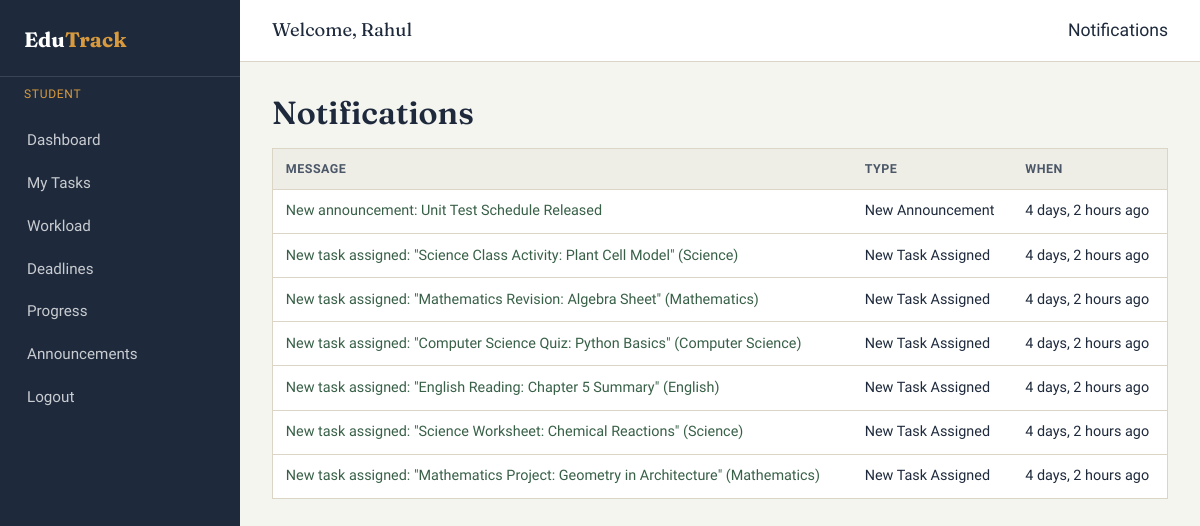
Page /notifications/ (signed in) on the earlier database version.
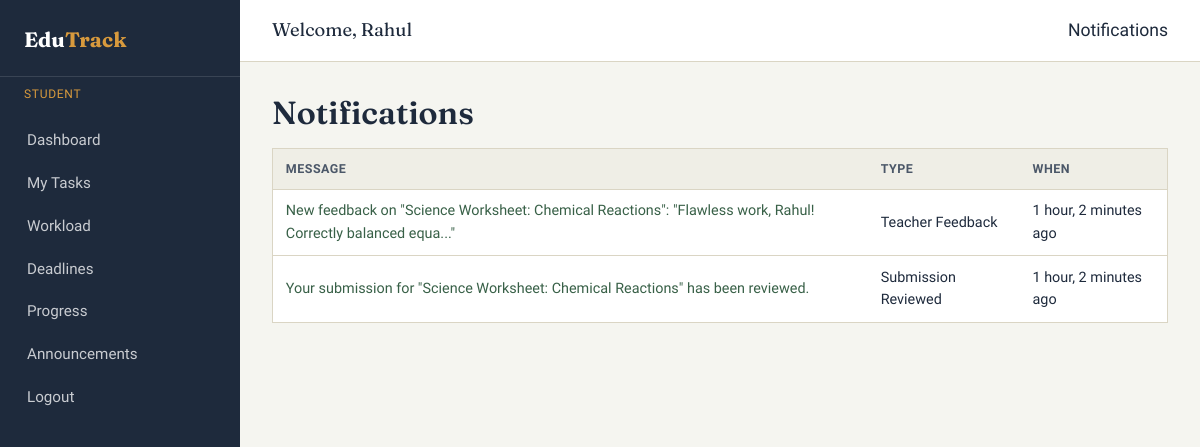
Same page on the later database version.
### notifications/models.py (models this page shows, shortened)
class Notification(models.Model):
    user = models.ForeignKey(User, on_delete=models.CASCADE, related_name='notifications')
    notification_type = models.CharField(max_length=30, choices=NOTIFICATION_TYPES)
    message = models.CharField(max_length=255)
    link = models.CharField(max_length=255, blank=True)
    is_read = models.BooleanField(default=False)
    created_at = models.DateTimeField(auto_now_add=True)
    class Meta:
        ordering = ['-created_at']

### notifications/views.py (the view)
# urls.py: path('', views.notification_list, name='notification_list'),
def notification_list(request):
    notifications = Notification.objects.filter(user=request.user)
    notifications.filter(is_read=False).update(is_read=True)
    return render(request, 'notifications/notification_list.html', {'notifications': notifications})

### notifications/context_processors.py (called while the page is built)
def notifications_processor(request):
    if request.user.is_authenticated:
        from notifications.models import Notification
        qs = Notification.objects.filter(user=request.user)
        return {
            'nav_unread_count': qs.filter(is_read=False).count(),
            'nav_recent_notifications': qs[:6],
        }
    return {'nav_unread_count': 0, 'nav_recent_notifications': []}

### notifications/templates/notifications/notification_list.html (shortened to what this page needs)
{% extends "base.html" %}
{% block content %}
<h1>Notifications</h1>
<div class="table-wrap">
<table>
  <thead><tr><th>Message</th><th>Type</th><th>When</th></tr></thead>
  <tbody>
  {% for n in notifications %}
    <tr>
      <td>{% if n.link %}<a href="{{ n.link }}">{{ n.message }}</a>{% else %}{{ n.message }}{% endif %}</td>
      <td>{{ n.get_notification_type_display }}</td>
      <td>{{ n.created_at|timesince }} ago</td>
    </tr>
  {% empty %}
    <tr><td colspan="3"><div class="empty-state">No notifications yet.</div></td></tr>
  {% endfor %}
  </tbody>
</table>
</div>
{% endblock %}

### templates/base.html (shortened to what this page needs)
{% load static %}
<!DOCTYPE html>
<html lang="en">
<head>
<link rel="stylesheet" href="{% static 'css/style.css' %}">
</head>
<body>
{% if user.is_authenticated %}
<div class="app-shell">
  <aside class="sidebar">
    <a href="{% url 'dashboard:redirect' %}" class="brand">Edu<span>Track</span></a>
    {% if user.teacher_profile %}
      <div class="role-tag">Teacher</div>
      <nav>
        <a href="{% url 'dashboard:teacher_dashboard' %}" class="{% if request.resolver_match.url_name == 'teacher_dashboard' %}active{% endif %}">Dashboard</a>
        <a href="{% url 'academics:class_list' %}" class="{% if request.resolver_match.url_name == 'class_list' %}active{% endif %}">Classes</a>
        <a href="{% url 'academics:student_list' %}" class="{% if request.resolver_match.url_name == 'student_list' %}active{% endif %}">Students</a>
        <a href="{% url 'academics:subject_list' %}" class="{% if request.resolver_match.url_name == 'subject_list' %}active{% endif %}">Subjects</a>
        <a href="{% url 'tasks:teacher_task_list' %}" class="{% if 'teacher_task' in request.resolver_match.url_name %}active{% endif %}">Tasks</a>
        <a href="{% url 'dashboard:deadlines_calendar' %}" class="{% if request.resolver_match.url_name == 'deadlines_calendar' %}active{% endif %}">Deadlines</a>
        <a href="{% url 'notifications:announcement_list' %}" class="{% if 'announcement' in request.resolver_match.url_name %}active{% endif %}">Announcements</a>
        <a href="{% url 'dashboard:teacher_reports' %}" class="{% if request.resolver_match.url_name == 'teacher_reports' %}active{% endif %}">Reports</a>
        <a href="{% url 'admin:index' %}">Profile / Admin</a>
        <a href="{% url 'accounts:logout' %}">Logout</a>
      </nav>
    {% elif user.student_profile %}
      <div class="role-tag">Student</div>
      <nav>
        <a href="{% url 'dashboard:student_dashboard' %}" class="{% if request.resolver_match.url_name == 'student_dashboard' %}active{% endif %}">Dashboard</a>
        <a href="{% url 'tasks:student_task_list' %}" class="{% if 'student_task' in request.resolver_match.url_name %}active{% endif %}">My Tasks</a>
        <a href="{% url 'dashboard:student_workload' %}" class="{% if request.resolver_match.url_name == 'student_workload' %}active{% endif %}">Workload</a>
        <a href="{% url 'dashboard:deadlines_calendar' %}" class="{% if request.resolver_match.url_name == 'deadlines_calendar' %}active{% endif %}">Deadlines</a>
        <a href="{% url 'dashboard:student_progress' %}" class="{% if request.resolver_match.url_name == 'student_progress' %}active{% endif %}">Progress</a>
        <a href="{% url 'notifications:my_announcements' %}" class="{% if request.resolver_match.url_name == 'my_announcements' %}active{% endif %}">Announcements</a>
        <a href="{% url 'accounts:logout' %}">Logout</a>
      </nav>
    {% elif user.is_superuser or user.is_staff %}
      <div class="role-tag">Administrator</div>
      <nav>
        <a href="{% url 'admin:index' %}">Admin Panel</a>
        <a href="{% url 'accounts:logout' %}">Logout</a>
      </nav>
    {% endif %}
  </aside>
  <div class="main-col">
    <header class="topbar">
      <div class="greeting">{% block topbar_title %}Welcome, {{ user.first_name|default:user.username }}{% endblock %}</div>
      <div class="topbar-actions">
        <details>
          <summary class="bell-link" style="list-style:none; cursor:pointer;">
            Notifications
          </summary>
        </details>
      </div>
    </header>
    <main class="content">
      {% block content %}{% endblock %}
    </main>
  </div>
</div>
{% else %}
  {% block guest_content %}{% endblock %}
{% endif %}
</body>
</html>

### static/css/style.css (style rules this page uses)
:root { --ink: #1E2A3C; --ink-soft: #4B5768; --paper: #F5F5F0; --paper-raised: #FFFFFF; --rule: #DAD5C4; --rule-strong: #C3BCA6; --marigold: #D89A3D; --marigold-deep: #B87C24; --sage: #4C7A5E; --sage-deep: #386047; --brick: #A8452F; --brick-deep: #8A3623; --radius-sm: 4px; --radius-md: 6px; --shadow-card: 0 1px 2px rgba(30, 42, 60, 0.08); --font-display: 'Fraunces', Georgia, serif; --font-body: 'Work Sans', -apple-system, BlinkMacSystemFont, 'Segoe UI', sans-serif; }
* { box-sizing: border-box; }
html, body { margin: 0; padding: 0; }
body { font-family: var(--font-body); background: var(--paper); color: var(--ink); line-height: 1.55; font-size: 15.5px; }
h1, h2, h3, h4 { font-family: var(--font-display); color: var(--ink); margin: 0 0 0.5em 0; font-weight: 600; line-height: 1.2; }
h1 { font-size: 2rem; }
a { color: var(--sage-deep); text-decoration: none; }
.app-shell { display: flex; min-height: 100vh; }
.sidebar { width: 240px; flex-shrink: 0; background: var(--ink); color: #E8E9EA; padding: 1.5rem 0; position: sticky; top: 0; height: 100vh; overflow-y: auto; }
.sidebar .brand { font-family: var(--font-display); font-size: 1.3rem; font-weight: 700; color: #fff; padding: 0 1.5rem 1.25rem 1.5rem; border-bottom: 1px solid rgba(255,255,255,0.12); margin-bottom: 0.5rem; display: block; }
.sidebar .brand span { color: var(--marigold); }
.sidebar nav a { display: flex; align-items: center; gap: 0.6rem; padding: 0.6rem 1.5rem; color: #C9CCD1; font-size: 0.95rem; border-left: 3px solid transparent; }
.sidebar .role-tag { margin: 0 1.5rem 1rem 1.5rem; font-size: 0.75rem; color: var(--marigold); text-transform: uppercase; letter-spacing: 0.06em; }
.main-col { flex: 1; min-width: 0; display: flex; flex-direction: column; }
.topbar { display: flex; justify-content: space-between; align-items: center; padding: 1rem 2rem; background: var(--paper-raised); border-bottom: 1px solid var(--rule); position: sticky; top: 0; z-index: 5; }
.topbar .greeting { font-family: var(--font-display); font-size: 1.15rem; }
.topbar-actions { display: flex; align-items: center; gap: 1.25rem; }
.bell-link { position: relative; font-size: 1.1rem; color: var(--ink); }
.content { padding: 2rem; max-width: 1200px; width: 100%; }
table { width: 100%; border-collapse: collapse; background: var(--paper-raised); border: 1px solid var(--rule); }
th, td { padding: 0.65rem 0.8rem; text-align: left; border-bottom: 1px solid var(--rule); font-size: 0.9rem; }
th { background: #EFEEE6; font-family: var(--font-body); font-weight: 600; color: var(--ink-soft); font-size: 0.78rem; text-transform: uppercase; letter-spacing: 0.04em; }
tr:last-child td { border-bottom: none; }
.table-wrap { overflow-x: auto; }

Differences in the rows shown:
removed Notification: message "New announcement: Unit Test Schedule Released", notification_type "New Announcement", created_at "4 days, 2 hours"
removed Notification: message "New task assigned: \"Science Class Activity: Plant Cell Model\" (Science)", notification_type "New Task Assigned", created_at "4 days, 2 hours"
removed Notification: message "New task assigned: \"Mathematics Revision: Algebra Sheet\" (Mathematics)", notification_type "New Task Assigned", created_at "4 days, 2 hours"
removed Notification: message "New task assigned: \"Computer Science Quiz: Python Basics\" (Computer Science)", notification_type "New Task Assigned", created_at "4 days, 2 hours"
removed Notification: message "New task assigned: \"English Reading: Chapter 5 Summary\" (English)", notification_type "New Task Assigned", created_at "4 days, 2 hours"
removed Notification: message "New task assigned: \"Science Worksheet: Chemical Reactions\" (Science)", notification_type "New Task Assigned", created_at "4 days, 2 hours"
removed Notification: message "New task assigned: \"Mathematics Project: Geometry in Architecture\" (Mathematics)", notification_type "New Task Assigned", created_at "4 days, 2 hours"
added Notification: message "New feedback on \"Science Worksheet: Chemical Reactions\": \"Flawless work, Rahul! Correctly balanced equa...\"", notification_type "Teacher Feedback", created_at "1 hour, 2 minutes"
added Notification: message "Your submission for \"Science Worksheet: Chemical Reactions\" has been reviewed.", notification_type "Submission Reviewed", created_at "1 hour, 2 minutes"
